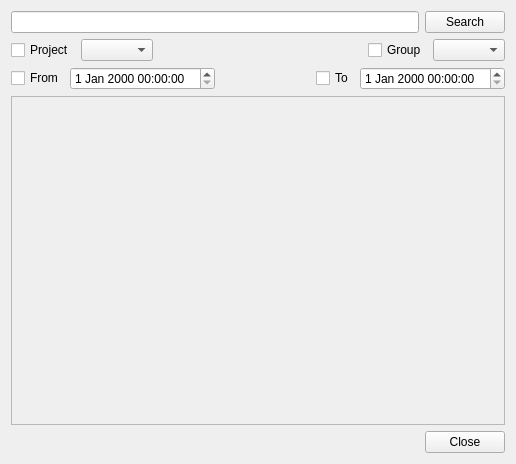
<?xml version="1.0" encoding="UTF-8"?>
<ui version="4.0">
 <class>SearchWindow_UI</class>
 <widget class="QWidget" name="SearchWindow_UI">
  <property name="geometry">
   <rect>
    <x>0</x>
    <y>0</y>
    <width>516</width>
    <height>464</height>
   </rect>
  </property>
  <property name="windowTitle">
   <string>Search</string>
  </property>
  <property name="locale">
   <locale language="English" country="World"/>
  </property>
  <layout class="QVBoxLayout" name="verticalLayout">
   <item>
    <layout class="QHBoxLayout" name="horizontalLayout">
     <item>
      <widget class="QLineEdit" name="Search_SearchLineedit"/>
     </item>
     <item>
      <widget class="QPushButton" name="Search_SearchButton">
       <property name="text">
        <string>Search</string>
       </property>
      </widget>
     </item>
    </layout>
   </item>
   <item>
    <layout class="QHBoxLayout" name="horizontalLayout_2">
     <item>
      <widget class="QCheckBox" name="Search_ProjectCheckbox">
       <property name="text">
        <string>Project</string>
       </property>
      </widget>
     </item>
     <item>
      <widget class="QComboBox" name="Search_ProjectCombobox"/>
     </item>
     <item>
      <spacer name="horizontalSpacer">
       <property name="orientation">
        <enum>Qt::Orientation::Horizontal</enum>
       </property>
       <property name="sizeHint" stdset="0">
        <size>
         <width>40</width>
         <height>20</height>
        </size>
       </property>
      </spacer>
     </item>
     <item>
      <widget class="QCheckBox" name="Search_GroupCheckbox">
       <property name="text">
        <string>Group</string>
       </property>
      </widget>
     </item>
     <item>
      <widget class="QComboBox" name="Search_GroupCombobox"/>
     </item>
    </layout>
   </item>
   <item>
    <layout class="QHBoxLayout" name="horizontalLayout_3">
     <item>
      <widget class="QCheckBox" name="Search_FromCheckbox">
       <property name="text">
        <string>From</string>
       </property>
      </widget>
     </item>
     <item>
      <widget class="QDateTimeEdit" name="Search_FromDatetimeedit"/>
     </item>
     <item>
      <spacer name="horizontalSpacer_2">
       <property name="orientation">
        <enum>Qt::Orientation::Horizontal</enum>
       </property>
       <property name="sizeHint" stdset="0">
        <size>
         <width>40</width>
         <height>20</height>
        </size>
       </property>
      </spacer>
     </item>
     <item>
      <widget class="QCheckBox" name="Search_ToCheckbox">
       <property name="text">
        <string>To</string>
       </property>
      </widget>
     </item>
     <item>
      <widget class="QDateTimeEdit" name="Search_ToDatetimeedit"/>
     </item>
    </layout>
   </item>
   <item>
    <widget class="QScrollArea" name="Search_ResultsScrollarea">
     <property name="widgetResizable">
      <bool>true</bool>
     </property>
     <widget class="QWidget" name="Search_ResultsLayoutWidget">
      <property name="geometry">
       <rect>
        <x>0</x>
        <y>0</y>
        <width>496</width>
        <height>303</height>
       </rect>
      </property>
      <layout class="QVBoxLayout" name="verticalLayout_2"/>
     </widget>
    </widget>
   </item>
   <item>
    <layout class="QHBoxLayout" name="horizontalLayout_4">
     <item>
      <spacer name="horizontalSpacer_3">
       <property name="orientation">
        <enum>Qt::Orientation::Horizontal</enum>
       </property>
       <property name="sizeHint" stdset="0">
        <size>
         <width>40</width>
         <height>20</height>
        </size>
       </property>
      </spacer>
     </item>
     <item>
      <widget class="QPushButton" name="Search_CloseButton">
       <property name="text">
        <string>Close</string>
       </property>
      </widget>
     </item>
    </layout>
   </item>
  </layout>
 </widget>
 <resources/>
 <connections/>
</ui>
